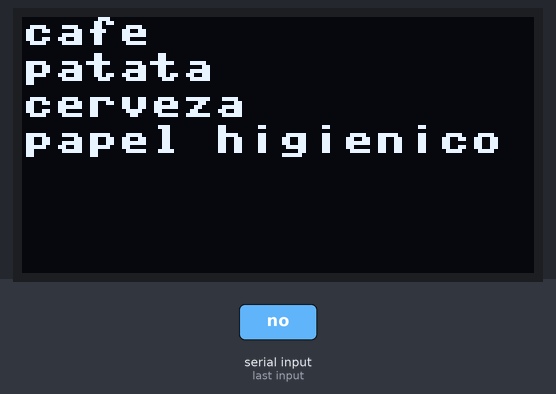
Bench run of a program on a simulated ESP32 board running MicroPython. On the bench: 128×64 one-colour display. The test bench sets the inputs (shaded band). What the program prints to the serial console is not drawn. At 1.3 s the program stops and its outputs stay as they are.

1.3 s: "no" typed at the serial console, then Enter
Above: at 2.5 s.
Timing chart, 0 to 2.8 s (numbered marks = the images above; inputs shaded):
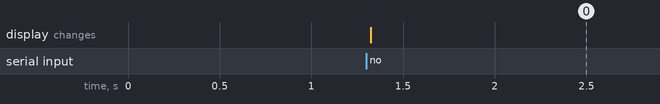

The program:

lista_compra_oled.py
```python
'''
Programa para gestionar la lista de la compra y que se muestre en la pantalla OLED
'''
from machine import Pin, SoftI2C
from ssd1306 import SSD1306_I2C

i2c = SoftI2C(scl=Pin(22), sda=Pin(21))

pantalla = SSD1306_I2C(128, 64, i2c) # ancho, algo, conexión i2c
pantalla.fill(0) # borro la pantalla

lista_compra = ['cafe','patata','cerveza','papel higienico']

def mostrar_lista_compra(): #definición de la función
    for i in lista_compra:
        print(i)

def mostrar_lista_compra_oled(): #definición de la función
    y = 0
    for i in lista_compra:
        pantalla.text(i,0,y,1)
        y = y + 9 # 8 pixel de cada letra + 1 pixel de espacio
    pantalla.show()

mostrar_lista_compra() # ejecuto la función
while True:
    compra = input("¿Quieres comprar algo más? ('no' para terminar) ")
    if compra != 'no':
        lista_compra.append(compra)
    else:
        break
mostrar_lista_compra() # ejecuto la función
mostrar_lista_compra_oled()
```

Measured:
- after the input at 1.3 s, the display: changes at once (image 0)
